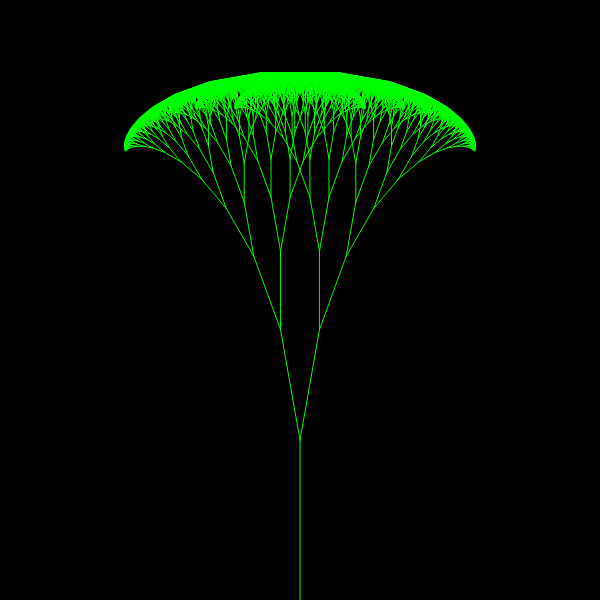
Frame 1 (no input)
Frame 60 (no input): identical to frame 1, image omitted
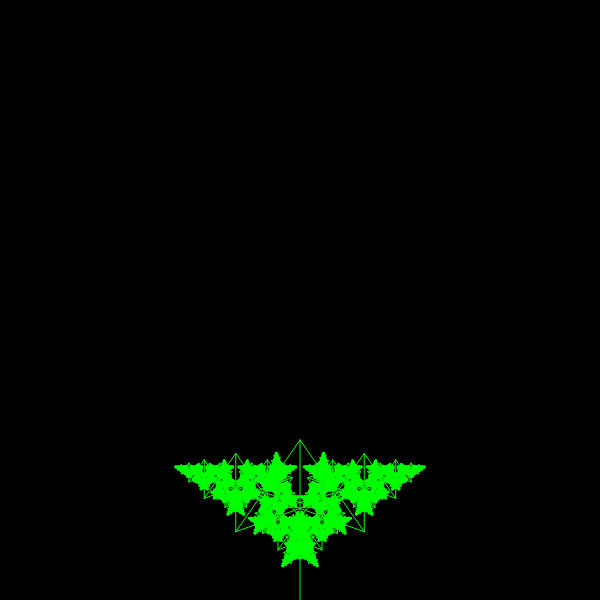
Frame 120 (the mouse pressed at the canvas centre since frame 60)

The p5.js sketch that drew these frames (run headless with seeded random() and noise() and a simulated clock; from frame 60 on, the mouse is pressed at the canvas centre):

// p5.js sketch
// ── sketch.js

let x,y
let ln = 160;
let shrink =0.70
let level =0
let maxlev = 15
let xs =[]
let ys = []
let a = 90

let da = 60
let dx,dy, nx,ny



function setup(){
    createCanvas(600,600)
    background(0)
    stroke(0,255,0)
    angleMode(DEGREES)
    y = height;
    x = width/2;
    tree()

    

}

function draw(){
    background(0)
    da = map(mouseX,0,600,10,280)
    tree()
}

function tree(){
    // start branching 
    singleBranch()

}

function singleBranch(){
    // calculate next point
     
    dx = ln * cos(a)
    dy = ln*  sin(a)
    
    nx = x+dx
    ny = y-dy
     
    // draw branch

    line(x,y,nx,ny)

    // save position
    xs[level] = x 
    ys[level] = y 
    

    // next branch
    x=nx
    y=ny
    level = level +1
    a=a+da
    ln=ln*shrink
    if (level < maxlev){
        singleBranch()
    }
    // and another branch
    a=a - da*2
    if(level < maxlev){
        singleBranch()
    }
    // pop back
    a=a+da
    ln=ln/shrink
    level =level -1
    x = xs[level]
    y = ys[level]


    
}
